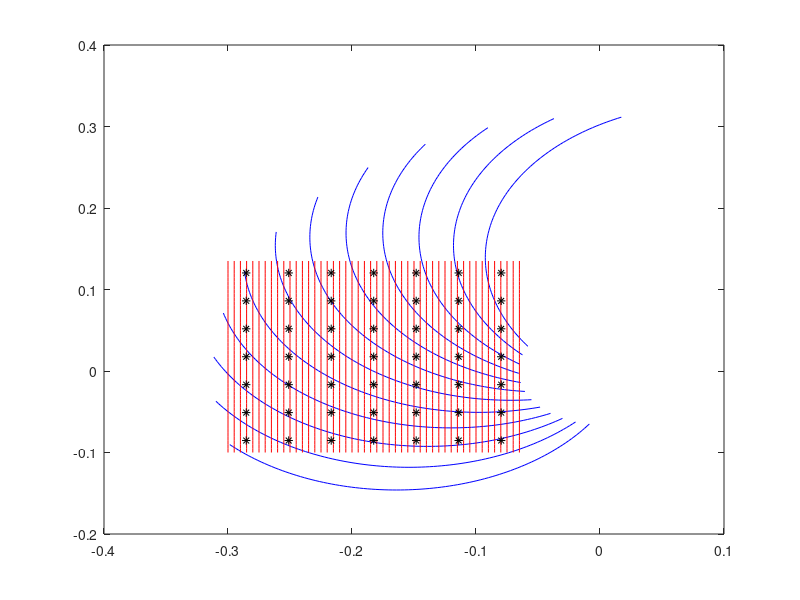

This chart was generated by the following MATLAB code:
clc ; clear ; close all ; 
%% Geometry 
L1 = 0.17; 
L2 = 0.19; % L2 > 16.5 !!! 
% The relative coordinates of the manipulator's base relative to the main coordinates
% The main coordinates are on the middle of the bottom side of the box
scale = 8 ; % scale parameter 

%% direct kinematic 
teta1ub = 170 ; teta1lb = 55   ; % teta1 upper bound and lower bound 
teta2ub = 160 ; teta2lb = 60  ; % teta1 upper bound and lower bound 

[teta1,teta2] = meshgrid(teta1lb:10:teta1ub,teta2lb:1:teta2ub) ;
x = L1*cosd(teta1) + L2*cosd(teta1+teta2) ; 
y = L1*sind(teta1) + L2*sind(teta1+teta2) ; 

plot(x,y,'Color','blue','LineStyle','-') ; 
hold on ; 


x0 = -0.3 ; y0 = -0.1 ;  %The coordinates of the lower left corner
x1 = linspace(0+x0,23.5+x0 , 100) ; 
y1 = linspace(0+y0, 23.5+y0 , 100) ; 

[xx,yy] = meshgrid(0+x0:0.005:0.235+x0,0+y0:0.005:0.235+y0) ;
plot(xx,yy,'Color','red') ;
hold on ; 
[xd , yd] = meshgrid(linspace(x0+0.235/(scale*2),x0+0.235-0.235/(scale*2),scale-1) , linspace(y0+0.235/(scale*2),y0+0.235-0.235/(scale*2),scale-1) ) ; 
plot(xd,yd,'*','Color','black') ;

% teta2d = zeros(scale-1) ; teta1d = zeros(scale-1) ; 
teta2d = acos(((xd).^2 + (yd).^2 - (L1)^2 - (L2)^2) / (2 * L1 * L2)) ;
teta1d = atan(yd./xd) - atan((L2 * sin(teta2d))./(L1 + L2 *cos(teta2d)));

teta2d = teta2d*180/pi ; 
teta1d = teta1d*180/pi ; 





